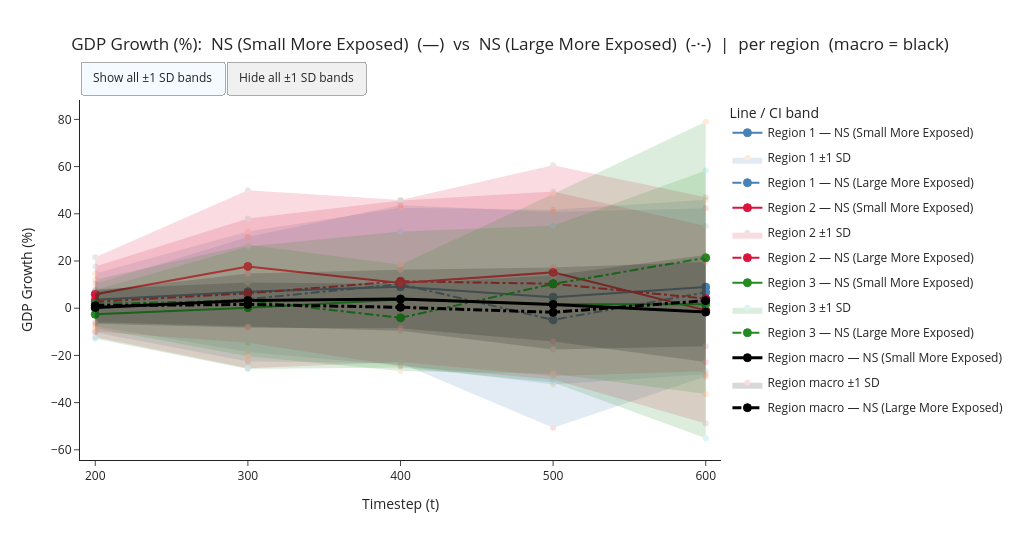
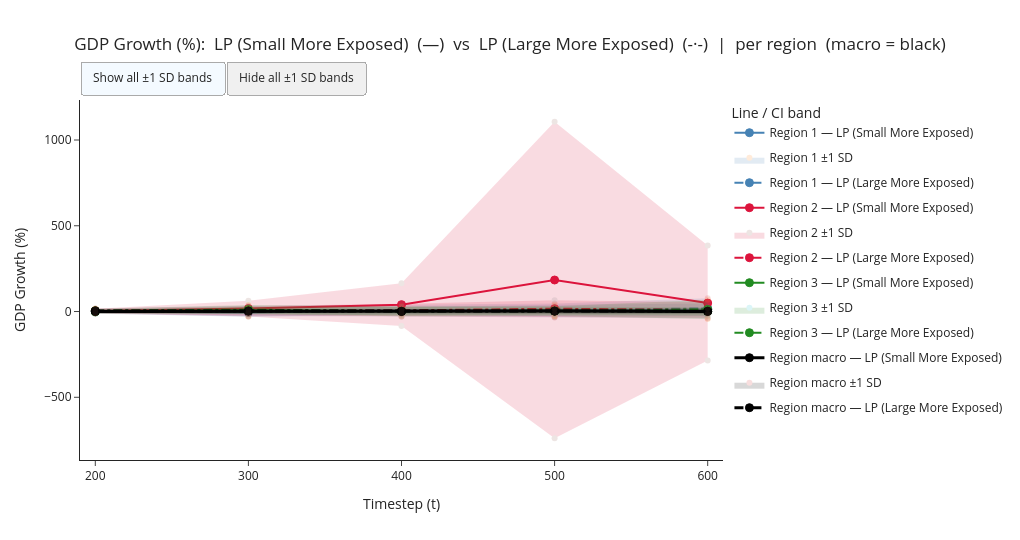
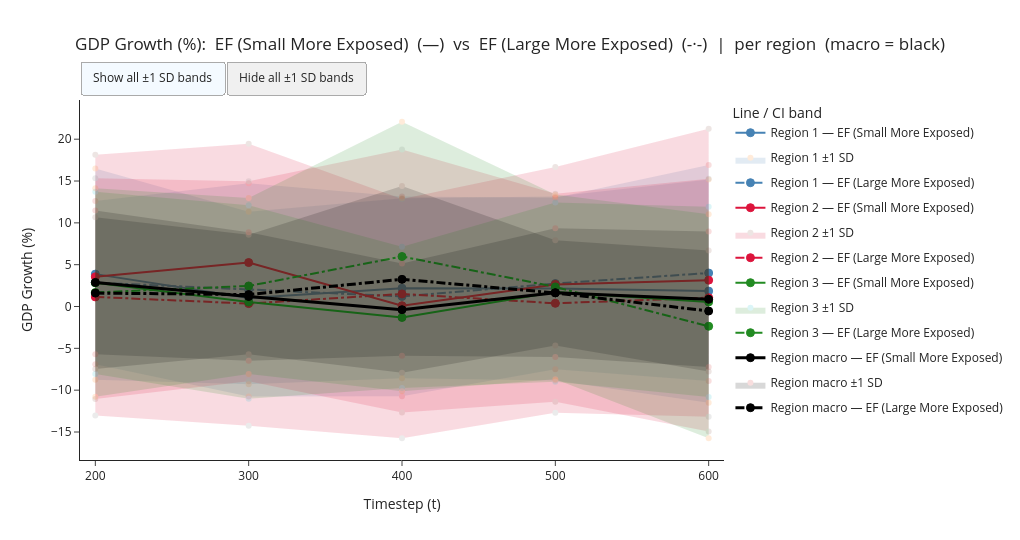

Notebook source saved alongside these figures, in order:
### Markdown cell above
### GDP Growth

### Code cell
# Plot — GDP_r_growth: 


build_comparison_fig(dsk_scenario1, hrhs_scenario1, "GDP_r_growth",
                     label_a="NS (Small More Exposed)", label_b="NS (Large More Exposed)").show()

build_comparison_fig(dsk_scenario2, hrhs_scenario2, "GDP_r_growth",
                     label_a="LP (Small More Exposed)", label_b="LP (Large More Exposed)").show()

build_comparison_fig(dsk_scenario3, hrhs_scenario3, "GDP_r_growth",
                     label_a="EF (Small More Exposed)", label_b="EF (Large More Exposed)").show()

build_comparison_fig(dsk_scenario4, hrhs_scenario4, "GDP_r_growth",
                     label_a="CS (Small More Exposed)", label_b="CS (Large More Exposed)").show()

build_comparison_fig(dsk_scenario5, hrhs_scenario5, "GDP_r_growth",
                     label_a="INV (Small More Exposed)", label_b="INV (Large More Exposed)").show()

### Figure 1 — Plotly figure (JSON) as saved in the notebook; plotly's stock layout.template omitted (floating-point values rounded to 4 significant figures)
{"data": [{"legendgroup": "line_r1_NS (Small More Exposed)", "line": {"color": "steelblue", "dash": "solid", "width": 2}, "marker": {"color": "steelblue", "line": {"color": "steelblue", "width": 1}, "size": 8, "symbol": "circle"}, "mode": "lines+markers", "name": "Region 1 — NS (Small More Exposed)", "showlegend": true, "type": "scatter", "x": [200.0, 300.0, 400.0, 500.0, 600.0], "y": [3.555, 6.944, 9.082, 4.686, 8.97]}, {"fill": "toself", "fillcolor": "steelblue", "hoverinfo": "skip", "legendgroup": "ci_region_1", "line": {"width": 0}, "name": "Region 1 ±1 SD", "opacity": 0.15, "showlegend": true, "type": "scatter", "visible": true, "x": [200.0, 300.0, 400.0, 500.0, 600.0, 600.0, 500.0, 400.0, 300.0, 200.0], "y": [14.7, 32.5, 42.57, 41.74, 45.92, -27.98, -32.37, -24.4, -18.61, -7.592]}, {"legendgroup": "line_r1_NS (Large More Exposed)", "line": {"color": "steelblue", "dash": "dashdot", "width": 2}, "marker": {"color": "steelblue", "line": {"color": "steelblue", "width": 1}, "size": 8, "symbol": "circle"}, "mode": "lines+markers", "name": "Region 1 — NS (Large More Exposed)", "showlegend": true, "type": "scatter", "x": [200.0, 300.0, 400.0, 500.0, 600.0], "y": [0.0065, 3.821, 10.19, -4.945, 6.719]}, {"fill": "toself", "fillcolor": "steelblue", "hoverinfo": "skip", "legendgroup": "ci_region_1", "line": {"width": 0}, "name": "Region 1 ±1 SD", "opacity": 0.15, "showlegend": false, "type": "scatter", "visible": true, "x": [200.0, 300.0, 400.0, 500.0, 600.0, 600.0, 500.0, 400.0, 300.0, 200.0], "y": [10.31, 30.18, 43.74, 40.81, 42.35, -28.91, -50.7, -23.36, -22.54, -10.3]}, {"legendgroup": "line_r2_NS (Small More Exposed)", "line": {"color": "crimson", "dash": "solid", "width": 2}, "marker": {"color": "crimson", "line": {"color": "crimson", "width": 1}, "size": 8, "symbol": "circle"}, "mode": "lines+markers", "name": "Region 2 — NS (Small More Exposed)", "showlegend": true, "type": "scatter", "x": [200.0, 300.0, 400.0, 500.0, 600.0], "y": [5.904, 17.69, 10.66, 15.18, -0.9105]}, {"fill": "toself", "fillcolor": "crimson", "hoverinfo": "skip", "legendgroup": "ci_region_2", "line": {"width": 0}, "name": "Region 2 ±1 SD", "opacity": 0.15, "showlegend": true, "type": "scatter", "visible": true, "x": [200.0, 300.0, 400.0, 500.0, 600.0, 600.0, 500.0, 400.0, 300.0, 200.0], "y": [21.63, 49.98, 45.83, 60.57, 47.03, -48.85, -30.22, -24.52, -14.61, -9.822]}, {"legendgroup": "line_r2_NS (Large More Exposed)", "line": {"color": "crimson", "dash": "dashdot", "width": 2}, "marker": {"color": "crimson", "line": {"color": "crimson", "width": 1}, "size": 8, "symbol": "circle"}, "mode": "lines+markers", "name": "Region 2 — NS (Large More Exposed)", "showlegend": true, "type": "scatter", "x": [200.0, 300.0, 400.0, 500.0, 600.0], "y": [2.696, 6.296, 11.43, 10.34, 4.064]}, {"fill": "toself", "fillcolor": "crimson", "hoverinfo": "skip", "legendgroup": "ci_region_2", "line": {"width": 0}, "name": "Region 2 ±1 SD", "opacity": 0.15, "showlegend": false, "type": "scatter", "visible": true, "x": [200.0, 300.0, 400.0, 500.0, 600.0, 600.0, 500.0, 400.0, 300.0, 200.0], "y": [17.68, 38.01, 45.63, 49.41, 34.86, -26.73, -28.74, -22.77, -25.42, -12.29]}, {"legendgroup": "line_r3_NS (Small More Exposed)", "line": {"color": "forestgreen", "dash": "solid", "width": 2}, "marker": {"color": "forestgreen", "line": {"color": "forestgreen", "width": 1}, "size": 8, "symbol": "circle"}, "mode": "lines+markers", "name": "Region 3 — NS (Small More Exposed)", "showlegend": true, "type": "scatter", "x": [200.0, 300.0, 400.0, 500.0, 600.0], "y": [-2.612, 0.2021, 3.682, 1.699, 1.635]}, {"fill": "toself", "fillcolor": "forestgreen", "hoverinfo": "skip", "legendgroup": "ci_region_3", "line": {"width": 0}, "name": "Region 3 ±1 SD", "opacity": 0.15, "showlegend": true, "type": "scatter", "visible": true, "x": [200.0, 300.0, 400.0, 500.0, 600.0, 600.0, 500.0, 400.0, 300.0, 200.0], "y": [7.738, 26.15, 32.49, 34.89, 58.37, -55.1, -31.5, -25.13, -25.74, -12.96]}, {"legendgroup": "line_r3_NS (Large More Exposed)", "line": {"color": "forestgreen", "dash": "dashdot", "width": 2}, "marker": {"color": "forestgreen", "line": {"color": "forestgreen", "width": 1}, "size": 8, "symbol": "circle"}, "mode": "lines+markers", "name": "Region 3 — NS (Large More Exposed)", "showlegend": true, "type": "scatter", "x": [200.0, 300.0, 400.0, 500.0, 600.0], "y": [1.801, 3.266, -4.063, 10.3, 21.34]}, {"fill": "toself", "fillcolor": "forestgreen", "hoverinfo": "skip", "legendgroup": "ci_region_3", "line": {"width": 0}, "name": "Region 3 ±1 SD", "opacity": 0.15, "showlegend": false, "type": "scatter", "visible": true, "x": [200.0, 300.0, 400.0, 500.0, 600.0, 600.0, 500.0, 400.0, 300.0, 200.0], "y": [12.06, 26.86, 18.43, 48.39, 78.99, -36.32, -27.79, -26.56, -20.33, -8.456]}, {"legendgroup": "line_rmacro_NS (Small More Exposed)", "line": {"color": "black", "dash": "solid", "width": 3}, "marker": {"color": "black", "line": {"color": "black", "width": 1}, "size": 8, "symbol": "circle"}, "mode": "lines+markers", "name": "Region macro — NS (Small More Exposed)", "showlegend": true, "type": "scatter", "x": [200.0, 300.0, 400.0, 500.0, 600.0], "y": [0.2999, 3.233, 3.925, 1.592, -1.643]}, {"fill": "toself", "fillcolor": "black", "hoverinfo": "skip", "legendgroup": "ci_region_macro", "line": {"width": 0}, "name": "Region macro ±1 SD", "opacity": 0.15, "showlegend": true, "type": "scatter", "visible": true, "x": [200.0, 300.0, 400.0, 500.0, 600.0, 600.0, 500.0, 400.0, 300.0, 200.0], "y": [7.171, 14.71, 16.31, 17.25, 19.53, -22.81, -14.07, -8.462, -8.248, -6.572]}, {"legendgroup": "line_rmacro_NS (Large More Exposed)", "line": {"color": "black", "dash": "dashdot", "width": 3}, "marker": {"color": "black", "line": {"color": "black", "width": 1}, "size": 8, "symbol": "circle"}, "mode": "lines+markers", "name": "Region macro — NS (Large More Exposed)", "showlegend": true, "type": "scatter", "x": [200.0, 300.0, 400.0, 500.0, 600.0], "y": [1.062, 1.587, 0.3849, -1.741, 3.208]}, {"fill": "toself", "fillcolor": "black", "hoverinfo": "skip", "legendgroup": "ci_region_macro", "line": {"width": 0}, "name": "Region macro ±1 SD", "opacity": 0.15, "showlegend": false, "type": "scatter", "visible": true, "x": [200.0, 300.0, 400.0, 500.0, 600.0, 600.0, 500.0, 400.0, 300.0, 200.0], "y": [8.066, 10.94, 10.27, 14.01, 22.56, -16.15, -17.49, -9.505, -7.767, -5.942]}], "layout": {"height": 540, "legend": {"title": {"text": "Line / CI band"}, "tracegroupgap": 6, "x": 1.01, "y": 1}, "title": {"text": "GDP Growth (%):  NS (Small More Exposed)  (—)  vs  NS (Large More Exposed)  (-·-)  |  per region  (macro = black)", "x": 0.5}, "updatemenus": [{"bgcolor": "#f0f0f0", "bordercolor": "#aaa", "buttons": [{"args": [{"visible": true}, [1, 3, 5, 7, 9, 11, 13, 15]], "label": "Show all ±1 SD bands", "method": "restyle"}, {"args": [{"visible": "legendonly"}, [1, 3, 5, 7, 9, 11, 13, 15]], "label": "Hide all ±1 SD bands", "method": "restyle"}], "direction": "left", "pad": {"r": 8, "t": 4}, "type": "buttons", "x": 0, "xanchor": "left", "y": 1.12}], "width": 1020, "xaxis": {"range": [190, 610], "tickvals": [200, 300, 400, 500, 600], "title": {"text": "Timestep (t)"}}, "yaxis": {"title": {"text": "GDP Growth (%)"}}}}

### Figure 2 — Plotly figure (JSON) as saved in the notebook; plotly's stock layout.template omitted (floating-point values rounded to 4 significant figures)
{"data": [{"legendgroup": "line_r1_LP (Small More Exposed)", "line": {"color": "steelblue", "dash": "solid", "width": 2}, "marker": {"color": "steelblue", "line": {"color": "steelblue", "width": 1}, "size": 8, "symbol": "circle"}, "mode": "lines+markers", "name": "Region 1 — LP (Small More Exposed)", "showlegend": true, "type": "scatter", "x": [200.0, 300.0, 400.0, 500.0, 600.0], "y": [0.7334, -4.99, 5.593, 5.343, 10.52]}, {"fill": "toself", "fillcolor": "steelblue", "hoverinfo": "skip", "legendgroup": "ci_region_1", "line": {"width": 0}, "name": "Region 1 ±1 SD", "opacity": 0.15, "showlegend": true, "type": "scatter", "visible": true, "x": [200.0, 300.0, 400.0, 500.0, 600.0, 600.0, 500.0, 400.0, 300.0, 200.0], "y": [14.19, 19.8, 27.91, 39.79, 46.87, -25.83, -29.11, -16.73, -29.78, -12.73]}, {"legendgroup": "line_r1_LP (Large More Exposed)", "line": {"color": "steelblue", "dash": "dashdot", "width": 2}, "marker": {"color": "steelblue", "line": {"color": "steelblue", "width": 1}, "size": 8, "symbol": "circle"}, "mode": "lines+markers", "name": "Region 1 — LP (Large More Exposed)", "showlegend": true, "type": "scatter", "x": [200.0, 300.0, 400.0, 500.0, 600.0], "y": [3.665, 2.865, 5.17, 6.03, 18.4]}, {"fill": "toself", "fillcolor": "steelblue", "hoverinfo": "skip", "legendgroup": "ci_region_1", "line": {"width": 0}, "name": "Region 1 ±1 SD", "opacity": 0.15, "showlegend": false, "type": "scatter", "visible": true, "x": [200.0, 300.0, 400.0, 500.0, 600.0, 600.0, 500.0, 400.0, 300.0, 200.0], "y": [17.53, 33.42, 38.89, 46.7, 77.69, -40.88, -34.64, -28.55, -27.69, -10.2]}, {"legendgroup": "line_r2_LP (Small More Exposed)", "line": {"color": "crimson", "dash": "solid", "width": 2}, "marker": {"color": "crimson", "line": {"color": "crimson", "width": 1}, "size": 8, "symbol": "circle"}, "mode": "lines+markers", "name": "Region 2 — LP (Small More Exposed)", "showlegend": true, "type": "scatter", "x": [200.0, 300.0, 400.0, 500.0, 600.0], "y": [2.954, 17.12, 40.22, 183.8, 49.41]}, {"fill": "toself", "fillcolor": "crimson", "hoverinfo": "skip", "legendgroup": "ci_region_2", "line": {"width": 0}, "name": "Region 2 ±1 SD", "opacity": 0.15, "showlegend": true, "type": "scatter", "visible": true, "x": [200.0, 300.0, 400.0, 500.0, 600.0, 600.0, 500.0, 400.0, 300.0, 200.0], "y": [16.86, 63.51, 165.2, 1106.0, 384.9, -286.1, -738.8, -84.81, -29.27, -10.95]}, {"legendgroup": "line_r2_LP (Large More Exposed)", "line": {"color": "crimson", "dash": "dashdot", "width": 2}, "marker": {"color": "crimson", "line": {"color": "crimson", "width": 1}, "size": 8, "symbol": "circle"}, "mode": "lines+markers", "name": "Region 2 — LP (Large More Exposed)", "showlegend": true, "type": "scatter", "x": [200.0, 300.0, 400.0, 500.0, 600.0], "y": [3.853, 2.966, 6.746, 16.43, 8.856]}, {"fill": "toself", "fillcolor": "crimson", "hoverinfo": "skip", "legendgroup": "ci_region_2", "line": {"width": 0}, "name": "Region 2 ±1 SD", "opacity": 0.15, "showlegend": false, "type": "scatter", "visible": true, "x": [200.0, 300.0, 400.0, 500.0, 600.0, 600.0, 500.0, 400.0, 300.0, 200.0], "y": [18.05, 29.59, 44.64, 66.2, 54.52, -36.81, -33.34, -31.15, -23.65, -10.34]}, {"legendgroup": "line_r3_LP (Small More Exposed)", "line": {"color": "forestgreen", "dash": "solid", "width": 2}, "marker": {"color": "forestgreen", "line": {"color": "forestgreen", "width": 1}, "size": 8, "symbol": "circle"}, "mode": "lines+markers", "name": "Region 3 — LP (Small More Exposed)", "showlegend": true, "type": "scatter", "x": [200.0, 300.0, 400.0, 500.0, 600.0], "y": [-1.705, 6.929, 1.699, 5.071, 0.5673]}, {"fill": "toself", "fillcolor": "forestgreen", "hoverinfo": "skip", "legendgroup": "ci_region_3", "line": {"width": 0}, "name": "Region 3 ±1 SD", "opacity": 0.15, "showlegend": true, "type": "scatter", "visible": true, "x": [200.0, 300.0, 400.0, 500.0, 600.0, 600.0, 500.0, 400.0, 300.0, 200.0], "y": [10.83, 26.9, 26.6, 28.66, 23.85, -22.72, -18.52, -23.21, -13.04, -14.25]}, {"legendgroup": "line_r3_LP (Large More Exposed)", "line": {"color": "forestgreen", "dash": "dashdot", "width": 2}, "marker": {"color": "forestgreen", "line": {"color": "forestgreen", "width": 1}, "size": 8, "symbol": "circle"}, "mode": "lines+markers", "name": "Region 3 — LP (Large More Exposed)", "showlegend": true, "type": "scatter", "x": [200.0, 300.0, 400.0, 500.0, 600.0], "y": [4.489, 11.35, 1.442, 2.18, 12.52]}, {"fill": "toself", "fillcolor": "forestgreen", "hoverinfo": "skip", "legendgroup": "ci_region_3", "line": {"width": 0}, "name": "Region 3 ±1 SD", "opacity": 0.15, "showlegend": false, "type": "scatter", "visible": true, "x": [200.0, 300.0, 400.0, 500.0, 600.0, 600.0, 500.0, 400.0, 300.0, 200.0], "y": [16.52, 38.51, 30.17, 30.65, 68.66, -43.62, -26.29, -27.29, -15.8, -7.539]}, {"legendgroup": "line_rmacro_LP (Small More Exposed)", "line": {"color": "black", "dash": "solid", "width": 3}, "marker": {"color": "black", "line": {"color": "black", "width": 1}, "size": 8, "symbol": "circle"}, "mode": "lines+markers", "name": "Region macro — LP (Small More Exposed)", "showlegend": true, "type": "scatter", "x": [200.0, 300.0, 400.0, 500.0, 600.0], "y": [-0.3864, 1.535, 1.071, 2.916, 0.1828]}, {"fill": "toself", "fillcolor": "black", "hoverinfo": "skip", "legendgroup": "ci_region_macro", "line": {"width": 0}, "name": "Region macro ±1 SD", "opacity": 0.15, "showlegend": true, "type": "scatter", "visible": true, "x": [200.0, 300.0, 400.0, 500.0, 600.0, 600.0, 500.0, 400.0, 300.0, 200.0], "y": [9.859, 14.69, 13.25, 16.47, 10.71, -10.35, -10.64, -11.1, -11.62, -10.63]}, {"legendgroup": "line_rmacro_LP (Large More Exposed)", "line": {"color": "black", "dash": "dashdot", "width": 3}, "marker": {"color": "black", "line": {"color": "black", "width": 1}, "size": 8, "symbol": "circle"}, "mode": "lines+markers", "name": "Region macro — LP (Large More Exposed)", "showlegend": true, "type": "scatter", "x": [200.0, 300.0, 400.0, 500.0, 600.0], "y": [3.719, 3.741, -0.2023, 1.878, 2.258]}, {"fill": "toself", "fillcolor": "black", "hoverinfo": "skip", "legendgroup": "ci_region_macro", "line": {"width": 0}, "name": "Region macro ±1 SD", "opacity": 0.15, "showlegend": false, "type": "scatter", "visible": true, "x": [200.0, 300.0, 400.0, 500.0, 600.0, 600.0, 500.0, 400.0, 300.0, 200.0], "y": [13.23, 15.4, 11.23, 17.44, 18.74, -14.23, -13.68, -11.64, -7.916, -5.792]}], "layout": {"height": 540, "legend": {"title": {"text": "Line / CI band"}, "tracegroupgap": 6, "x": 1.01, "y": 1}, "title": {"text": "GDP Growth (%):  LP (Small More Exposed)  (—)  vs  LP (Large More Exposed)  (-·-)  |  per region  (macro = black)", "x": 0.5}, "updatemenus": [{"bgcolor": "#f0f0f0", "bordercolor": "#aaa", "buttons": [{"args": [{"visible": true}, [1, 3, 5, 7, 9, 11, 13, 15]], "label": "Show all ±1 SD bands", "method": "restyle"}, {"args": [{"visible": "legendonly"}, [1, 3, 5, 7, 9, 11, 13, 15]], "label": "Hide all ±1 SD bands", "method": "restyle"}], "direction": "left", "pad": {"r": 8, "t": 4}, "type": "buttons", "x": 0, "xanchor": "left", "y": 1.12}], "width": 1020, "xaxis": {"range": [190, 610], "tickvals": [200, 300, 400, 500, 600], "title": {"text": "Timestep (t)"}}, "yaxis": {"title": {"text": "GDP Growth (%)"}}}}

### Figure 3 — Plotly figure (JSON) as saved in the notebook; plotly's stock layout.template omitted (floating-point values rounded to 4 significant figures)
{"data": [{"legendgroup": "line_r1_EF (Small More Exposed)", "line": {"color": "steelblue", "dash": "solid", "width": 2}, "marker": {"color": "steelblue", "line": {"color": "steelblue", "width": 1}, "size": 8, "symbol": "circle"}, "mode": "lines+markers", "name": "Region 1 — EF (Small More Exposed)", "showlegend": true, "type": "scatter", "x": [200.0, 300.0, 400.0, 500.0, 600.0], "y": [3.872, 1.021, 2.189, 2.157, 1.845]}, {"fill": "toself", "fillcolor": "steelblue", "hoverinfo": "skip", "legendgroup": "ci_region_1", "line": {"width": 0}, "name": "Region 1 ±1 SD", "opacity": 0.15, "showlegend": true, "type": "scatter", "visible": true, "x": [200.0, 300.0, 400.0, 500.0, 600.0, 600.0, 500.0, 400.0, 300.0, 200.0], "y": [16.5, 11.34, 12.94, 13.16, 15.19, -11.5, -8.845, -8.565, -9.293, -8.754]}, {"legendgroup": "line_r1_EF (Large More Exposed)", "line": {"color": "steelblue", "dash": "dashdot", "width": 2}, "marker": {"color": "steelblue", "line": {"color": "steelblue", "width": 1}, "size": 8, "symbol": "circle"}, "mode": "lines+markers", "name": "Region 1 — EF (Large More Exposed)", "showlegend": true, "type": "scatter", "x": [200.0, 300.0, 400.0, 500.0, 600.0], "y": [2.861, 1.992, 1.211, 2.744, 4.006]}, {"fill": "toself", "fillcolor": "steelblue", "hoverinfo": "skip", "legendgroup": "ci_region_1", "line": {"width": 0}, "name": "Region 1 ±1 SD", "opacity": 0.15, "showlegend": false, "type": "scatter", "visible": true, "x": [200.0, 300.0, 400.0, 500.0, 600.0, 600.0, 500.0, 400.0, 300.0, 200.0], "y": [12.62, 14.74, 13.14, 13.0, 16.93, -8.913, -7.506, -10.72, -10.76, -6.895]}, {"legendgroup": "line_r2_EF (Small More Exposed)", "line": {"color": "crimson", "dash": "solid", "width": 2}, "marker": {"color": "crimson", "line": {"color": "crimson", "width": 1}, "size": 8, "symbol": "circle"}, "mode": "lines+markers", "name": "Region 2 — EF (Small More Exposed)", "showlegend": true, "type": "scatter", "x": [200.0, 300.0, 400.0, 500.0, 600.0], "y": [3.547, 5.256, 0.09643, 2.645, 3.154]}, {"fill": "toself", "fillcolor": "crimson", "hoverinfo": "skip", "legendgroup": "ci_region_2", "line": {"width": 0}, "name": "Region 2 ±1 SD", "opacity": 0.15, "showlegend": true, "type": "scatter", "visible": true, "x": [200.0, 300.0, 400.0, 500.0, 600.0, 600.0, 500.0, 400.0, 300.0, 200.0], "y": [18.15, 19.45, 12.86, 16.67, 21.26, -14.95, -11.38, -12.67, -8.935, -11.06]}, {"legendgroup": "line_r2_EF (Large More Exposed)", "line": {"color": "crimson", "dash": "dashdot", "width": 2}, "marker": {"color": "crimson", "line": {"color": "crimson", "width": 1}, "size": 8, "symbol": "circle"}, "mode": "lines+markers", "name": "Region 2 — EF (Large More Exposed)", "showlegend": true, "type": "scatter", "x": [200.0, 300.0, 400.0, 500.0, 600.0], "y": [1.145, 0.3503, 1.504, 0.3849, 1.056]}, {"fill": "toself", "fillcolor": "crimson", "hoverinfo": "skip", "legendgroup": "ci_region_2", "line": {"width": 0}, "name": "Region 2 ±1 SD", "opacity": 0.15, "showlegend": false, "type": "scatter", "visible": true, "x": [200.0, 300.0, 400.0, 500.0, 600.0, 600.0, 500.0, 400.0, 300.0, 200.0], "y": [15.33, 14.97, 18.76, 13.47, 15.28, -13.17, -12.7, -15.75, -14.27, -13.03]}, {"legendgroup": "line_r3_EF (Small More Exposed)", "line": {"color": "forestgreen", "dash": "solid", "width": 2}, "marker": {"color": "forestgreen", "line": {"color": "forestgreen", "width": 1}, "size": 8, "symbol": "circle"}, "mode": "lines+markers", "name": "Region 3 — EF (Small More Exposed)", "showlegend": true, "type": "scatter", "x": [200.0, 300.0, 400.0, 500.0, 600.0], "y": [2.825, 0.5393, -1.308, 1.72, 0.5443]}, {"fill": "toself", "fillcolor": "forestgreen", "hoverinfo": "skip", "legendgroup": "ci_region_3", "line": {"width": 0}, "name": "Region 3 ±1 SD", "opacity": 0.15, "showlegend": true, "type": "scatter", "visible": true, "x": [200.0, 300.0, 400.0, 500.0, 600.0, 600.0, 500.0, 400.0, 300.0, 200.0], "y": [13.71, 12.1, 7.132, 12.44, 11.92, -10.83, -8.996, -9.747, -11.02, -8.058]}, {"legendgroup": "line_r3_EF (Large More Exposed)", "line": {"color": "forestgreen", "dash": "dashdot", "width": 2}, "marker": {"color": "forestgreen", "line": {"color": "forestgreen", "width": 1}, "size": 8, "symbol": "circle"}, "mode": "lines+markers", "name": "Region 3 — EF (Large More Exposed)", "showlegend": true, "type": "scatter", "x": [200.0, 300.0, 400.0, 500.0, 600.0], "y": [1.677, 2.458, 5.975, 2.341, -2.356]}, {"fill": "toself", "fillcolor": "forestgreen", "hoverinfo": "skip", "legendgroup": "ci_region_3", "line": {"width": 0}, "name": "Region 3 ±1 SD", "opacity": 0.15, "showlegend": false, "type": "scatter", "visible": true, "x": [200.0, 300.0, 400.0, 500.0, 600.0, 600.0, 500.0, 400.0, 300.0, 200.0], "y": [14.15, 12.97, 22.09, 13.38, 11.03, -15.74, -8.697, -10.14, -8.057, -10.79]}, {"legendgroup": "line_rmacro_EF (Small More Exposed)", "line": {"color": "black", "dash": "solid", "width": 3}, "marker": {"color": "black", "line": {"color": "black", "width": 1}, "size": 8, "symbol": "circle"}, "mode": "lines+markers", "name": "Region macro — EF (Small More Exposed)", "showlegend": true, "type": "scatter", "x": [200.0, 300.0, 400.0, 500.0, 600.0], "y": [2.881, 1.199, -0.3824, 1.657, 0.8652]}, {"fill": "toself", "fillcolor": "black", "hoverinfo": "skip", "legendgroup": "ci_region_macro", "line": {"width": 0}, "name": "Region macro ±1 SD", "opacity": 0.15, "showlegend": true, "type": "scatter", "visible": true, "x": [200.0, 300.0, 400.0, 500.0, 600.0, 600.0, 500.0, 400.0, 300.0, 200.0], "y": [11.47, 8.871, 5.134, 9.36, 8.954, -7.224, -6.046, -5.898, -6.473, -5.704]}, {"legendgroup": "line_rmacro_EF (Large More Exposed)", "line": {"color": "black", "dash": "dashdot", "width": 3}, "marker": {"color": "black", "line": {"color": "black", "width": 1}, "size": 8, "symbol": "circle"}, "mode": "lines+markers", "name": "Region macro — EF (Large More Exposed)", "showlegend": true, "type": "scatter", "x": [200.0, 300.0, 400.0, 500.0, 600.0], "y": [1.603, 1.429, 3.25, 1.628, -0.5371]}, {"fill": "toself", "fillcolor": "black", "hoverinfo": "skip", "legendgroup": "ci_region_macro", "line": {"width": 0}, "name": "Region macro ±1 SD", "opacity": 0.15, "showlegend": false, "type": "scatter", "visible": true, "x": [200.0, 300.0, 400.0, 500.0, 600.0, 600.0, 500.0, 400.0, 300.0, 200.0], "y": [10.68, 8.578, 14.41, 7.925, 6.7, -7.774, -4.67, -7.907, -5.72, -7.475]}], "layout": {"height": 540, "legend": {"title": {"text": "Line / CI band"}, "tracegroupgap": 6, "x": 1.01, "y": 1}, "title": {"text": "GDP Growth (%):  EF (Small More Exposed)  (—)  vs  EF (Large More Exposed)  (-·-)  |  per region  (macro = black)", "x": 0.5}, "updatemenus": [{"bgcolor": "#f0f0f0", "bordercolor": "#aaa", "buttons": [{"args": [{"visible": true}, [1, 3, 5, 7, 9, 11, 13, 15]], "label": "Show all ±1 SD bands", "method": "restyle"}, {"args": [{"visible": "legendonly"}, [1, 3, 5, 7, 9, 11, 13, 15]], "label": "Hide all ±1 SD bands", "method": "restyle"}], "direction": "left", "pad": {"r": 8, "t": 4}, "type": "buttons", "x": 0, "xanchor": "left", "y": 1.12}], "width": 1020, "xaxis": {"range": [190, 610], "tickvals": [200, 300, 400, 500, 600], "title": {"text": "Timestep (t)"}}, "yaxis": {"title": {"text": "GDP Growth (%)"}}}}
